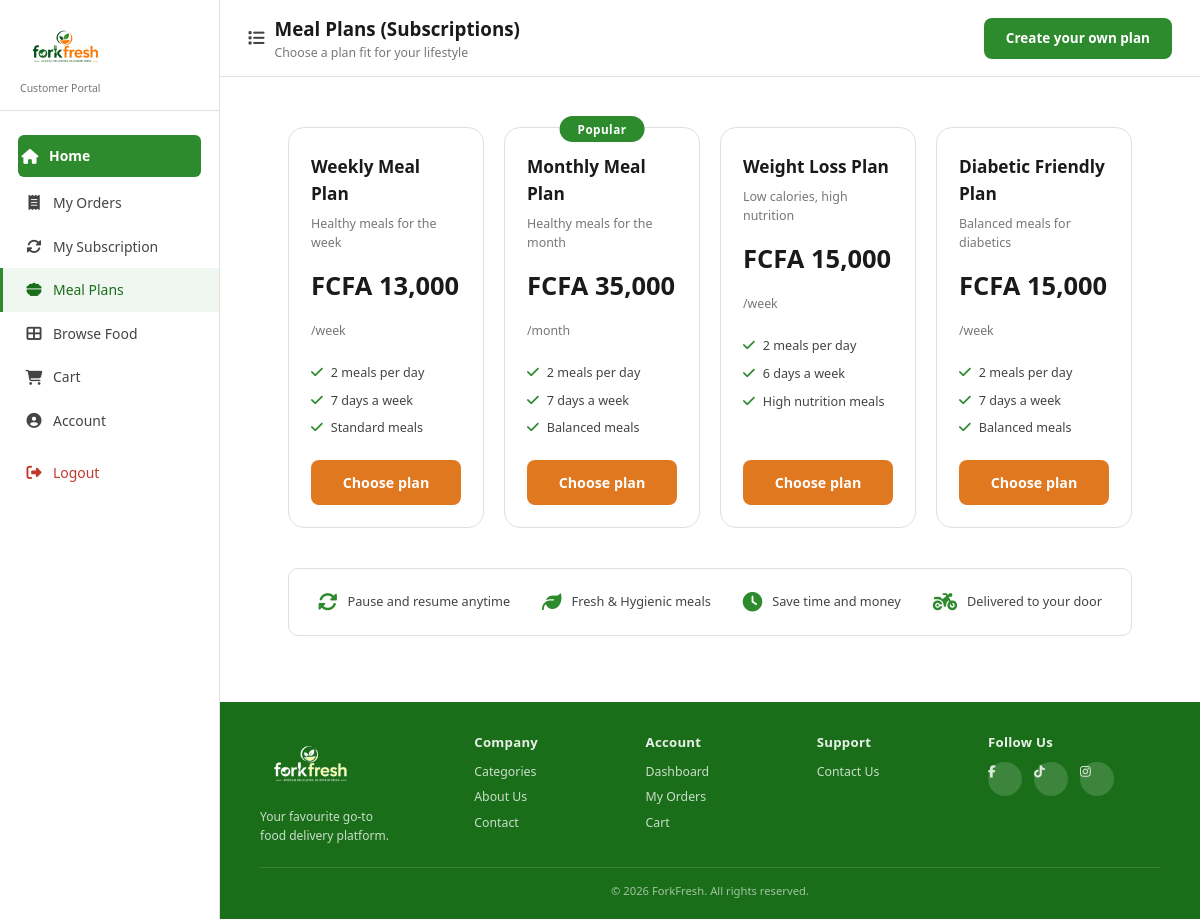
The page /customer/meal-plans.php (signed in) on the database its author committed.
### tables this page shows
CREATE TABLE IF NOT EXISTS meal_plan_templates (
    id            INT UNSIGNED AUTO_INCREMENT PRIMARY KEY,
    name          VARCHAR(150) NOT NULL,
    description   VARCHAR(255) DEFAULT NULL,
    price         DECIMAL(10,2) NOT NULL,
    billing_cycle ENUM('week','month') NOT NULL DEFAULT 'week',
    meals_per_day INT NOT NULL DEFAULT 2,
    days_per_week INT NOT NULL DEFAULT 7,
    meal_type     VARCHAR(100) DEFAULT 'Standard meals',
    is_popular    TINYINT(1)   DEFAULT 0,
    is_custom     TINYINT(1)   DEFAULT 0,
    is_active     TINYINT(1)   DEFAULT 1,
    created_at    TIMESTAMP    NOT NULL DEFAULT CURRENT_TIMESTAMP
);

### config/db.php (called while the page is built, shortened)
<?php
function e(string $v): string
{
    return htmlspecialchars($v, ENT_QUOTES | ENT_SUBSTITUTE, 'UTF-8');
}
function h(string $v): string { return e($v); }
function fcfa(float $amount): string { return 'FCFA ' . number_format($amount, 0, '.', ','); }

### customer/meal-plans.php (the view, shortened to what this page needs)
<?php
require_once dirname(__DIR__) . '/config/db.php';
$userId = getCurrentUserId();
$pdo    = getDB();
$stmt = $pdo->query(
    'SELECT * FROM meal_plan_templates WHERE is_active = 1 AND is_custom = 0 ORDER BY id ASC'
);
$plans = $stmt->fetchAll();
$subStmt = $pdo->prepare(
    'SELECT id FROM subscriptions WHERE user_id = ? AND status = "active" LIMIT 1'
);
$subStmt->execute([$userId]);
$existingSub = $subStmt->fetch();
$customizeMode = $existingSub ? 'edit' : 'create';
?>
<!DOCTYPE html>
<html lang="en">
<head>
<link rel="stylesheet" href="assets/css/style.css">
<link rel="stylesheet" href="https://cdnjs.cloudflare.com/ajax/libs/font-awesome/6.5.0/css/all.min.css">
</head>
<body>
<div class="app-wrapper">
  <?php include 'partials/sidebar.php'; ?>
  <div class="main-content meal-plans-page">
    <header class="topbar">
      <div class="topbar-left">
        <div style="display:flex;align-items:center;gap:10px;">
          <i class="fa fa-list" style="color:var(--text-mid);font-size:1.1rem;"></i>
          <div>
            <h1 style="font-size:1.25rem;font-weight:800;">Meal Plans (Subscriptions)</h1>
            <p style="font-size:.82rem;color:var(--text-light);">Choose a plan fit for your lifestyle</p>
          </div>
        </div>
      </div>
      <div class="topbar-right">
        <a href="customize-meal-plan.php?mode=<?= $customizeMode ?>"
           class="btn-create-plan">
          <?= $existingSub ? 'Customize my plan' : 'Create your own plan' ?>
        </a>
      </div>
    </header>
    <section class="page-body" style="background:#fff;">
      <div class="plans-grid">
        <?php foreach ($plans as $plan): ?>
        <div class="plan-card">
          <?php if ($plan['is_popular']): ?>
          <div class="plan-popular-badge">Popular</div>
          <?php endif; ?>
          <h2><?= h($plan['name']) ?></h2>
          <p class="plan-tagline"><?= h($plan['description']) ?></p>
          <div class="plan-price">
            <?= fcfa((float)$plan['price']) ?>
            <span>/<?= h($plan['billing_cycle']) ?></span>
          </div>
          <ul class="plan-features">
            <li>
              <i class="fa fa-check check-icon"></i>
              <?= (int)$plan['meals_per_day'] ?> meals per day
            </li>
            <li>
              <i class="fa fa-check check-icon"></i>
              <?= (int)$plan['days_per_week'] ?> days a week
            </li>
            <li>
              <i class="fa fa-check check-icon"></i>
              <?= h($plan['meal_type']) ?>
            </li>
          </ul>
          <button
            class="btn-choose-plan"
            data-plan-id="<?= (int)$plan['id'] ?>"
            data-plan-name="<?= h($plan['name']) ?>"
            data-price="<?= (float)$plan['price'] ?>"
            data-cycle="<?= h($plan['billing_cycle']) ?>">
            Choose plan
          </button>
        </div>
        <?php endforeach; ?>
      </div>
      <div class="plans-benefits">
        <div class="benefit-item">
          <span class="b-icon"><i class="fa fa-rotate"></i></span>
          Pause and resume anytime
        </div>
        <div class="benefit-item">
          <span class="b-icon"><i class="fa fa-leaf"></i></span>
          Fresh &amp; Hygienic meals
        </div>
        <div class="benefit-item">
          <span class="b-icon"><i class="fa fa-clock"></i></span>
          Save time and money
        </div>
        <div class="benefit-item">
          <span class="b-icon"><i class="fa fa-motorcycle"></i></span>
          Delivered to your door
        </div>
      </div>
    </section>
    <?php include 'partials/footer.php'; ?>
  </div>
</div>
</body>
</html>

### customer/assets/css/style.css (style rules this page uses)
:root { --green-dark: #1a6e1a; --green-main: #2d8a2d; --green-light: #4caf50; --green-bg: #f0f7f0; --orange: #e07820; --orange-hover: #c96a18; --white: #ffffff; --off-white: #f9f9f9; --border: #e0e0e0; --text-dark: #1a1a1a; --text-mid: #444444; --text-light: #777777; --shadow-sm: 0 1px 4px rgba(0,0,0,.08); --shadow-md: 0 4px 14px rgba(0,0,0,.12); --radius: 10px; --radius-lg: 16px; --sidebar-w: 220px; --transition: .22s ease; }
*, *::before, *::after { box-sizing: border-box; margin: 0; padding: 0; }
html { font-size: 15px; scroll-behavior: smooth; }
body { font-family: 'Segoe UI', Arial, sans-serif; background: #f4f4f4; color: var(--text-dark); line-height: 1.55; min-height: 100vh; }
a { text-decoration: none; color: inherit; }
ul { list-style: none; }
button { cursor: pointer; font-family: inherit; }
.app-wrapper { display: flex; min-height: 100vh; }
.main-content { margin-left: var(--sidebar-w); flex: 1; display: flex; flex-direction: column; min-height: 100vh; }
.topbar { display: flex; align-items: center; justify-content: space-between; padding: 14px 28px; background: var(--white); border-bottom: 1px solid var(--border); position: sticky; top: 0; z-index: 100; }
.topbar-left { display: flex; align-items: center; gap: 12px; }
.topbar-right { display: flex; align-items: center; gap: 16px; }
.page-body { padding: 26px 28px; flex: 1; }
.meal-plans-page { background: var(--white); min-height: 100vh; }
.btn-create-plan { background: var(--green-main); color: #fff; border: none; border-radius: 8px; padding: 10px 22px; font-size: .9rem; font-weight: 600; transition: background var(--transition); }
.plans-grid { display: grid; grid-template-columns: repeat(4, 1fr); gap: 20px; padding: 24px 40px 40px; }
.plan-card { border: 1px solid var(--border); border-radius: var(--radius-lg); padding: 26px 22px 22px; position: relative; background: var(--white); display: flex; flex-direction: column; transition: box-shadow var(--transition), transform var(--transition); }
.plan-popular-badge { position: absolute; top: -12px; left: 50%; transform: translateX(-50%); background: var(--green-main); color: #fff; padding: 4px 18px; border-radius: 20px; font-size: .78rem; font-weight: 700; letter-spacing: .04em; }
.plan-card h2 { font-size: 1.15rem; font-weight: 800; margin-bottom: 6px; }
.plan-card .plan-tagline { font-size: .83rem; color: var(--text-light); margin-bottom: 14px; }
.plan-price { font-size: 1.7rem; font-weight: 900; color: var(--text-dark); }
.plan-price span { font-size: .82rem; font-weight: 500; color: var(--text-light); }
.plan-features { margin: 18px 0 22px; display: flex; flex-direction: column; gap: 8px; flex: 1; }
.plan-features li { display: flex; align-items: center; gap: 8px; font-size: .84rem; color: var(--text-mid); }
.plan-features li .check-icon { color: var(--green-main); font-size: .9rem; }
.btn-choose-plan { width: 100%; background: var(--orange); color: #fff; border: none; border-radius: 8px; padding: 13px; font-size: .95rem; font-weight: 700; transition: background var(--transition); }
.plans-benefits { display: flex; align-items: center; justify-content: space-around; border: 1px solid var(--border); border-radius: var(--radius); margin: 0 40px 40px; padding: 18px 20px; background: var(--white); flex-wrap: wrap; gap: 14px; }
.benefit-item { display: flex; align-items: center; gap: 10px; font-size: .85rem; color: var(--text-mid); }
.benefit-item .b-icon { font-size: 1.3rem; color: var(--green-main); }

### rows shown on the page
meal_plan_templates: name "Weekly Meal Plan", description "Healthy meals for the week", price "FCFA 13,000", billing_cycle "week", meals_per_day "2", days_per_week "7", meal_type "Standard meals"
meal_plan_templates: is_popular "Popular", name "Monthly Meal Plan", description "Healthy meals for the month", price "FCFA 35,000", billing_cycle "month", meals_per_day "2", days_per_week "7", meal_type "Balanced meals"
meal_plan_templates: name "Weight Loss Plan", description "Low calories, high nutrition", price "FCFA 15,000", billing_cycle "week", meals_per_day "2", days_per_week "6", meal_type "High nutrition meals"
meal_plan_templates: name "Diabetic Friendly Plan", description "Balanced meals for diabetics", price "FCFA 15,000", billing_cycle "week", meals_per_day "2", days_per_week "7", meal_type "Balanced meals"
